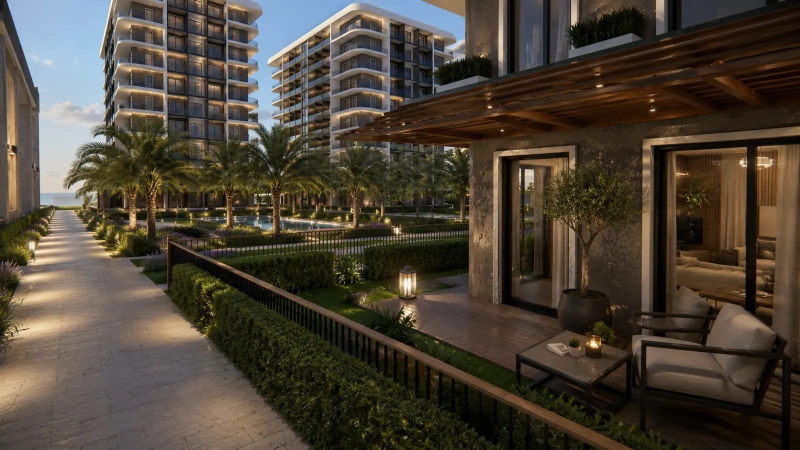
#> input picture sunum/kaynak/alacakaranlik.jpg, 1600 x 900 px, given in place of alacakaranlik.jpg.png, which was not available (shown at 1/2 size)
$ python sunum-alan.py ../sunum/kaynak/alacakaranlik.jpg
#> lines starting #> are read from the running program, lines starting #| are printed output that depends on the picture; pictures that were not available may be replaced by others from this repository, and a replacement may not be noted
#!/usr/bin/env python3
"""
Zemin PNG'lerinde yazının güvenle oturabileceği alanları ÖLÇER.

Organik dalga zeminlerde "sol yarı beyazdır" varsayımı tutmuyor; sınır her
y'de farklı yerden geçiyor. Bu yüzden yerleşimi gözle değil bu raporla
kuruyoruz.

Her zemin için:
  ACIK  = koyu yazının okunacağı alan (luminans yüksek)
  KOYU  = beyaz yazının okunacağı alan (luminans düşük)
her satır bandı (0.5 inç'lik dilimler) için sol/sağ sınırıyla birlikte.

    python3 scripts/sunum-alan.py [zemin-adi ...]
"""

import os
import sys
import glob
import numpy as np
from PIL import Image

ROOT = os.path.dirname(os.path.dirname(os.path.abspath(__file__)))
SEK = os.path.join(ROOT, "sunum", "kaynak", "sekil")
W_IN, H_IN = 13.333, 7.5
BANT = 0.5          # inç
ACIK_ESIK = 186     # bunun üstü koyu yazıyı taşır
KOYU_ESIK = 96      # bunun altı beyaz yazıyı taşır


def lum(a):
    return 0.2126 * a[..., 0] + 0.7152 * a[..., 1] + 0.0722 * a[..., 2]


def rapor(path):
    im = Image.open(path).convert("RGB")
#> im is the input picture: PIL image 1600x900 RGB; mean R, G, B 76.3, 67.3, 54.7
    a = np.asarray(im, np.float32)
    h, w = a.shape[:2]
#> h = 900; w = 1600
    L = lum(a)
#> in lum, `return 0.2126 * a[..., 0] + 0.7152 * a[..., 1] + 0.0722 * a[..., 2]`:
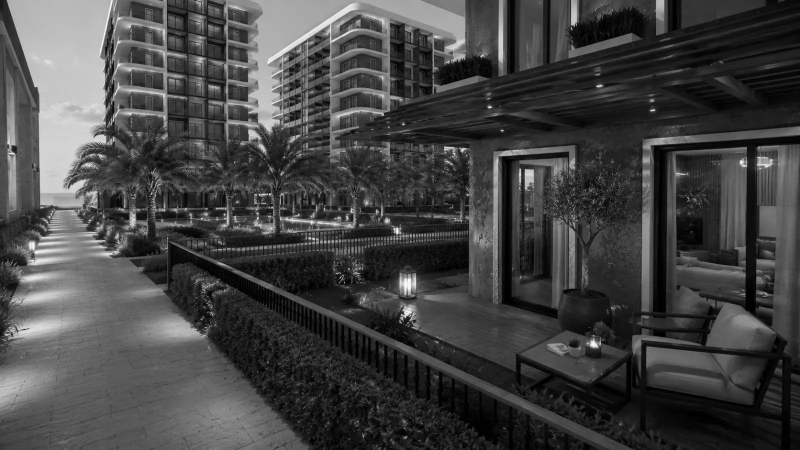
#> returned value: shape (900, 1600) float32 (shown at 1/2 size); min 0, max 254.1, mean 68.3
    px_in = w / W_IN
#> px_in = 120
    nb = int(round(H_IN / BANT))
    print("\n" + os.path.basename(path))
    print(f"  {'bant(inç)':>12} {'AÇIK sol→sağ':>22} {'KOYU sol→sağ':>22}")
    for b in range(nb):
        y0 = int(b * BANT / H_IN * h)
        y1 = int((b + 1) * BANT / H_IN * h)
        blok = L[y0:y1]
        acik = (blok > ACIK_ESIK).all(axis=0)     # sütunun TAMAMI açık
        koyu = (blok < KOYU_ESIK).all(axis=0)

        def araligi(m):
            if not m.any():
                return None
            # en uzun kesintisiz koşuyu bul
            d = np.diff(np.concatenate([[0], m.view(np.int8), [0]]))
            bas, son = np.where(d == 1)[0], np.where(d == -1)[0]
            i = int(np.argmax(son - bas))
            return bas[i] / px_in, son[i] / px_in

        ra, rk = araligi(acik), araligi(koyu)
        fa = f"{ra[0]:5.2f} → {ra[1]:5.2f}" if ra else "          —"
        fk = f"{rk[0]:5.2f} → {rk[1]:5.2f}" if rk else "          —"
        print(f"  {b*BANT:5.2f}-{(b+1)*BANT:4.2f} {fa:>22} {fk:>22}")
#> this loop made 15 passes
#> (fa, fk) on passes 1, 7, 8, 10, 11, 12, 13, 15: ('          —', '11.07 → 13.33'), ('          —', '11.74 → 12.03'), ('          —', '11.49 → 12.02'), ('          —', ' 9.81 → 10.69'), ('          —', ' 3.62 →  5.03'), ('          —', ' 7.58 →  9.12'), ('          —', ' 7.31 →  9.67'), ('          —', ' 7.04 → 10.32')
#> (ra, fa, fk) on passes 2 to 6: ((0.567, 1.64), ' 0.57 →  1.64', '11.22 → 13.33'), ((0.642, 1.72), ' 0.64 →  1.72', '12.02 → 13.33'), ((0.667, 1.13), ' 0.67 →  1.13', '10.92 → 13.33'), ((0.658, 1.27), ' 0.66 →  1.27', ' 9.57 → 10.71'), ((0.667, 1.06), ' 0.67 →  1.06', '10.88 → 11.22')
#|    0.00-0.50                      —          11.07 → 13.33
#|    0.50-1.00           0.57 →  1.64          11.22 → 13.33
#|    1.00-1.50           0.64 →  1.72          12.02 → 13.33
#|    1.50-2.00           0.67 →  1.13          10.92 → 13.33
#|    2.00-2.50           0.66 →  1.27           9.57 → 10.71
#|    2.50-3.00           0.67 →  1.06          10.88 → 11.22
#|    3.00-3.50                      —          11.74 → 12.03
#|    3.50-4.00                      —          11.49 → 12.02
#> (further printed lines are left out)
#> pass 1, in rapor, `blok = L[y0:y1]`:
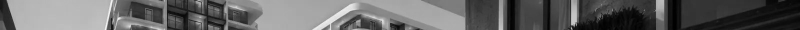
#> blok: shape (60, 1600) float32 (shown at 1/2 size); min 0, max 253.3, mean 101.1
#> pass 2, in rapor, `blok = L[y0:y1]`:
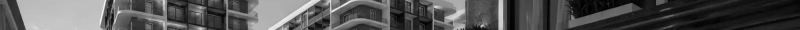
#> blok: shape (60, 1600) float32 (shown at 1/2 size); min 0, max 253.2, mean 84.4
#> pass 3, in rapor, `blok = L[y0:y1]`:
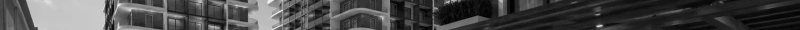
#> blok: shape (60, 1600) float32 (shown at 1/2 size); min 0, max 254.1, mean 73.3


def main(argv):
    if argv:
        fs = [os.path.join(SEK, a if a.endswith(".png") else a + ".png") for a in argv]
    else:
        fs = sorted(glob.glob(os.path.join(SEK, "bg-*.png")))
    for f in fs:
        rapor(f)


if __name__ == "__main__":
    main(sys.argv[1:])

$ run again, on sunum/kaynak/kolon-teras.jpg
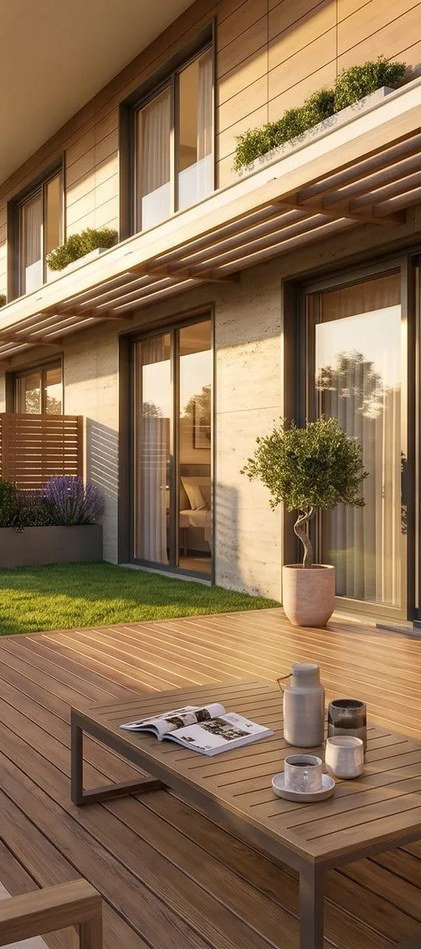
#> input picture sunum/kaynak/kolon-teras.jpg, 421 x 949 px, given in place of kolon-teras.jpg.png, which was not available
#> in rapor, im is the input picture: PIL image 421x949 RGB; mean R, G, B 138.9, 111.3, 82
#> in lum, `return 0.2126 * a[..., 0] + 0.7152 * a[..., 1] + 0.0722 * a[..., 2]`:
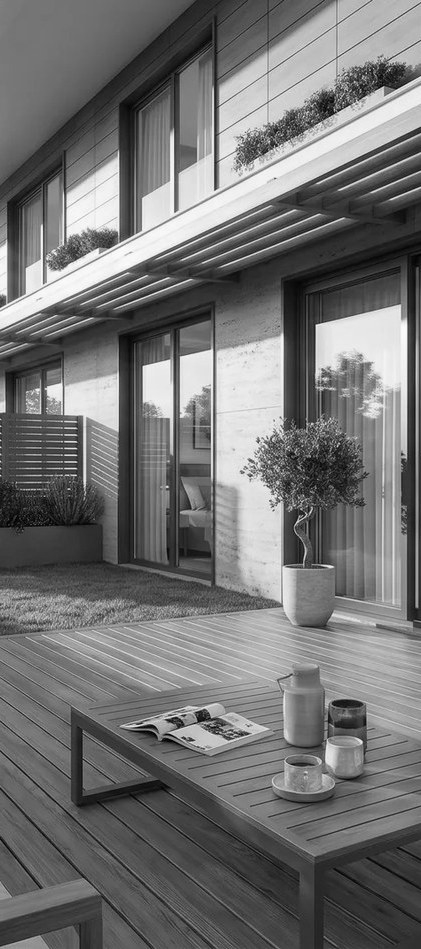
#> returned value: shape (949, 421) float32; min 0.638, max 253.8, mean 115.1
#> the loop in rapor, `for b in range(nb):` made 15 passes
#> (fa, fk) on passes 1, 5, 7: ('          —', ' 5.16 →  5.99'), ('          —', ' 8.96 → 10.83'), (' 6.87 →  8.11', ' 3.77 →  4.24')
#> (printed output is left out)
#> pass 3, in rapor, `blok = L[y0:y1]`:
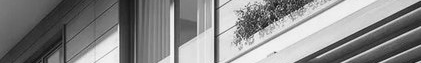
#> blok: shape (63, 421) float32; min 11.69, max 252.5, mean 136.1
